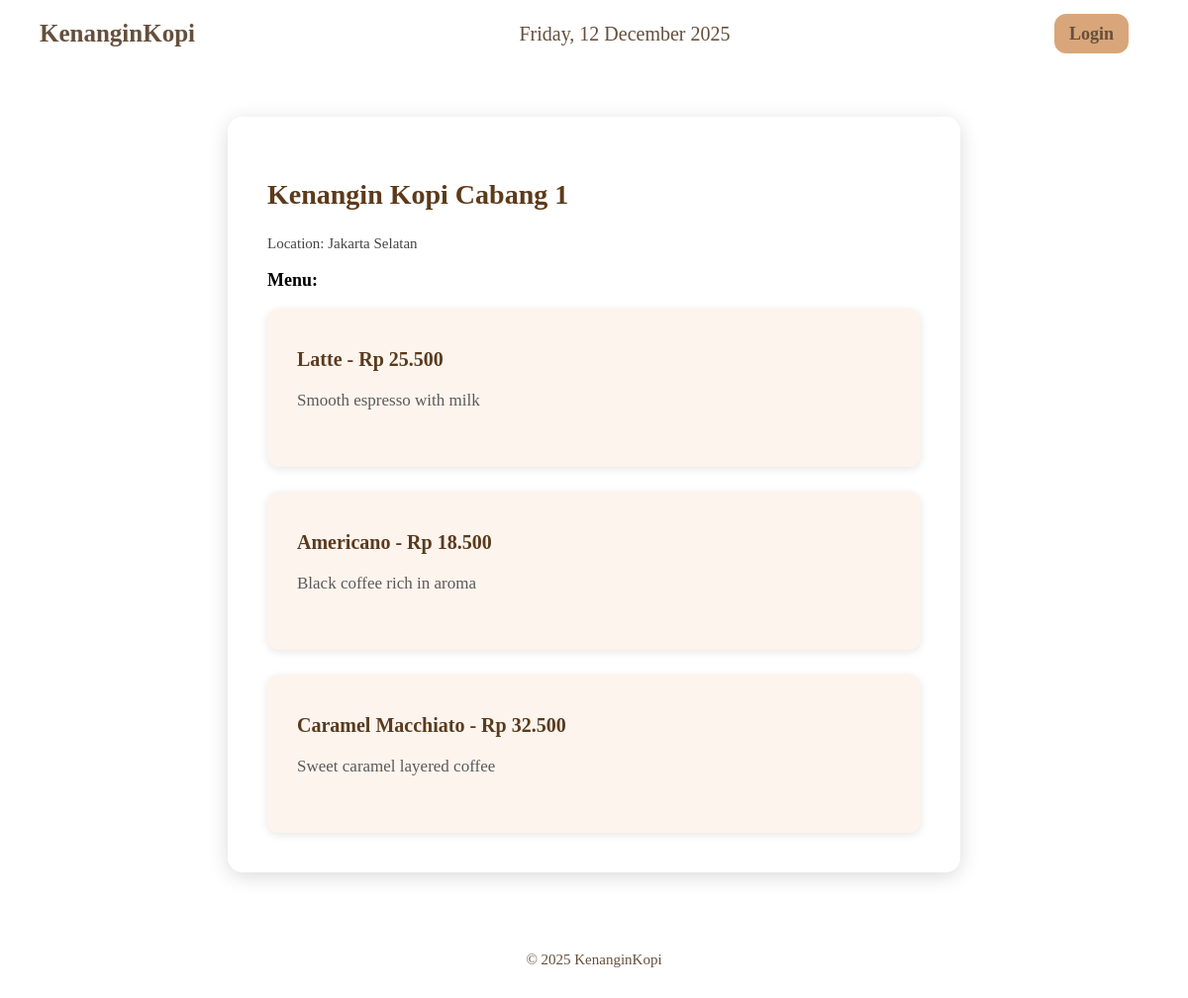
The page /storeDetail.php?storeid=S0002 on the database its author committed.
### tables this page shows
CREATE TABLE `store` (
  `StoreID` char(5) NOT NULL,
  `StoreName` varchar(50) NOT NULL,
  `StoreLocation` varchar(100) NOT NULL
);

CREATE TABLE `storecoffee` (
  `StoreID` char(5) NOT NULL,
  `CoffeeID` char(5) NOT NULL,
  `Price` decimal(8,2) NOT NULL
);

CREATE TABLE `coffee` (
  `CoffeeID` char(5) NOT NULL,
  `CoffeeName` varchar(50) NOT NULL,
  `CoffeePrice` int(11) NOT NULL,
  `CoffeeDesc` varchar(100) NOT NULL
);

### storeDetail.php (the view, shortened to what this page needs)
<?php
include "./utils/db.php";
$storeid = mysqli_real_escape_string($conn, $_GET['storeid']);
$storeQuery = "
    SELECT * FROM Store
    WHERE StoreID = '$storeid'
";
$storeRes = mysqli_query($conn, $storeQuery);
$store = mysqli_fetch_assoc($storeRes);
$coffeeQuery = "
    SELECT Coffee.CoffeeID, Coffee.CoffeeName, Coffee.CoffeeDesc, StoreCoffee.Price
    FROM StoreCoffee
    JOIN Coffee ON Coffee.CoffeeID = StoreCoffee.CoffeeID
    WHERE StoreCoffee.StoreID = '$storeid'
";
$coffeeRes = mysqli_query($conn, $coffeeQuery);
?>
<!DOCTYPE html>
<html>
<head>
    <link rel="stylesheet" href="./css/storeDetail.css">
</head>
<body>
    <header>
        <nav>
            <?php include "./utils/navbar.php"; ?>
        </nav>
    </header>
    <main>
        <div class="container">
            <div class="header-row">
                <h2 class="store-title"><?= htmlspecialchars($store['StoreName']); ?></h2>
            </div>
            <p class="location">Location: <?= htmlspecialchars($store['StoreLocation']); ?></p>
            <h3 class="menu-title">Menu:</h3>
            <div class="coffee-list">
                <?php while ($row = mysqli_fetch_assoc($coffeeRes)) : ?>
                    <div class="coffee-card">
                        <h3 class="coffee-name">
                            <?= htmlspecialchars($row['CoffeeName']); ?>
                            - Rp <?= number_format($row['Price'], 0, ',', '.'); ?>
                        </h3>
                        <p class="desc"><?= htmlspecialchars($row['CoffeeDesc']); ?></p>
                    </div>
                <?php endwhile; ?>
            </div>
        </div>
    </main>
    <footer>
        <?php include "./utils/footer.php"; ?>
    </footer>
</body>
</html>

### css/storeDetail.css (style rules this page uses)
body { margin: 0; padding: 0; font-family: "Poppins", sans-serif; background-image: url("../images/bg_coffee.jpg"); background-size: cover; background-position: center; background-attachment: fixed; }
.container { width: 55%; margin: 50px auto; background: #ffffffcc; padding: 40px; border-radius: 15px; box-shadow: 0 4px 20px rgba(0,0,0,0.15); }
.store-title { font-size: 28px; font-weight: 600; color: #5d3a1a; margin-bottom: 10px; }
.location { font-size: 18px; margin-bottom: 25px; font-weight: 500; color: #444; }
.coffee-list { display: flex; flex-direction: column; gap: 25px; }
.coffee-card { background: #fdf4ed; padding: 40px 30px; border-radius: 12px; box-shadow: 0 2px 8px rgba(0,0,0,0.10); }
.coffee-card h3 { margin: 0; font-size: 20px; font-weight: 600; color: #593b1e; }
.desc { margin-top: 20px; font-size: 17px; color: #5a5a5a; }
.coffee-card { animation: fadeIn 0.4s ease-in; }
.header-row { display: flex; flex-direction: column; }
.location { margin-bottom: 10px; font-size: 15px; color: #444; }
.menu-title { margin-bottom: 18px; font-size: 18px; font-weight: 600; }

### css/navbar.css (style rules this page uses)
body { margin: 0; padding: 0; font-family: 'Times New Roman', Times, serif; background-image: url('../assets/background.jpeg'); background-size: cover; background-position: center; background-repeat: no-repeat; }
header { top: 0; background-color: rgb(255, 255, 255, 0.95); position: sticky; }

### rows shown on the page
store: StoreName "Kenangin Kopi Cabang 1", StoreLocation "Jakarta Selatan"
storecoffee: CoffeeID.CoffeeName "Latte", Price "25.500", CoffeeID.CoffeeDesc "Smooth espresso with milk"
storecoffee: CoffeeID.CoffeeName "Americano", Price "18.500", CoffeeID.CoffeeDesc "Black coffee rich in aroma"
storecoffee: CoffeeID.CoffeeName "Caramel Macchiato", Price "32.500", CoffeeID.CoffeeDesc "Sweet caramel layered coffee"
